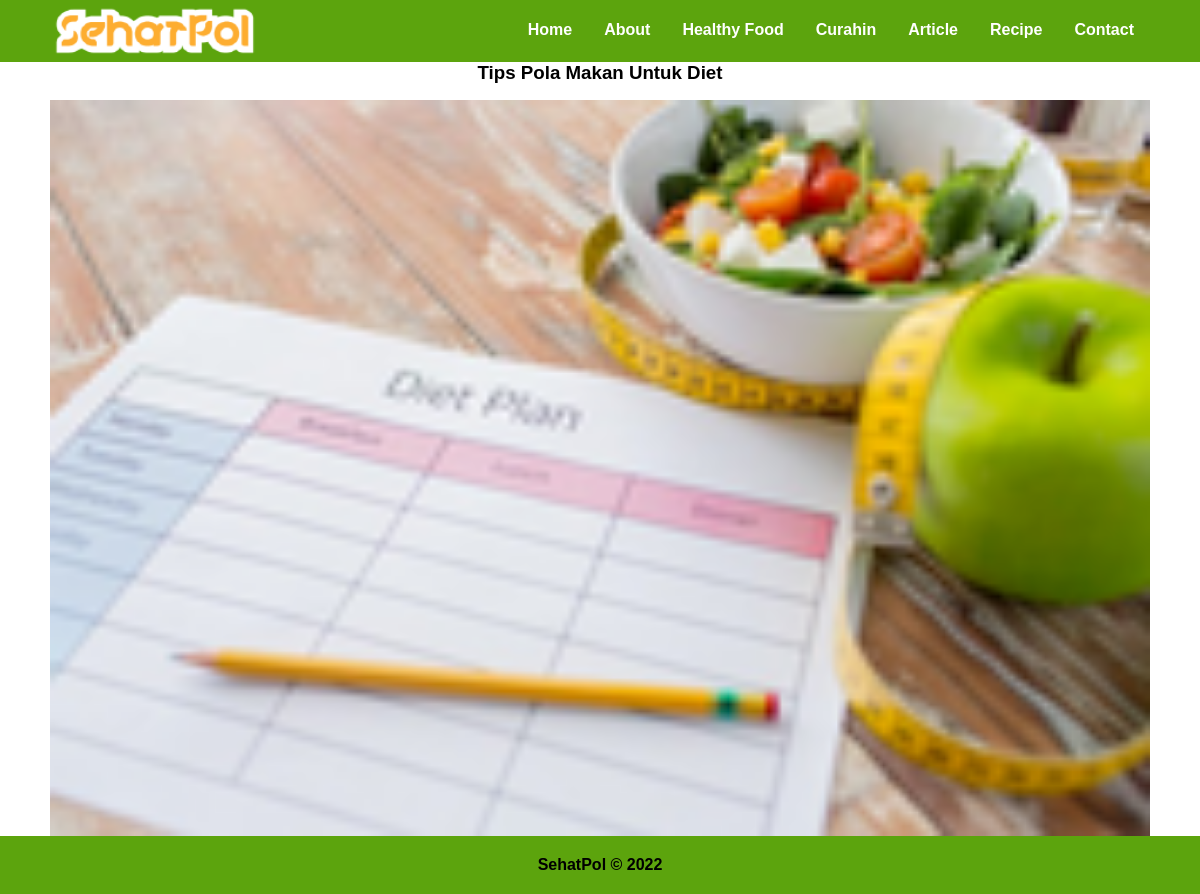
The page /user/detailarticle.php?idA=1 on the database its author committed.
### tables this page shows
CREATE TABLE `artikel` (
  `idA` int(10) NOT NULL,
  `idAdmin` int(10) NOT NULL,
  `Judul` varchar(100) NOT NULL,
  `Gambar` varchar(100) NOT NULL,
  `Tgl` date NOT NULL,
  `Penulis` varchar(50) NOT NULL,
  `Deskripsi` varchar(2000) NOT NULL
);

### user/detailarticle.php (the view, shortened to what this page needs)
<!DOCTYPE html>
<html lang="en">
<head>
    <link rel="stylesheet" href="asset/css/article.css">
</head>
<body>
    <header>
        <nav>
            <div class="wrapper">
                <div class="logo">
                    <a href="index.php">
                        <img src="asset/img/sehatpol-logo.png" style="width: 210px; height: 60px;">
                    </a>
                </div>
                <div class="menu">
                    <ul>
                        <li><a href="index.php">Home</a></li>
                        <li><a href="index.php #about">About</a></li>
                        <li><a href="healthyfood.php">Healthy Food</a></li>
                        <li><a href="curahin.php">Curahin</a></li>
                        <li><a href="article.php">Article</a></li>
                        <li><a href="recipe.php">Recipe</a></li>
                        <li><a href="index.php #contact">Contact</a></li>
                    </ul>
                </div>
            </div>
        </nav>
    </header>
	<div class="wrapper">
        <?php
            include"koneksi.php";
            $query = "SELECT * FROM artikel WHERE idA = '$_GET[idA]'";
            $result = mysqli_query($conn, $query);
            while ($data = mysqli_fetch_array($result)) {
        ?>
		<div>
			<center><h3><?php echo $data["Judul"]; ?></h3></center>
        </div>
        <div>
            <img align="center" src="asset/img/artikel/<?php echo $data['Gambar'];?>" style="width: 100%; height: 100%;">
        </div>
        <?php } ?>
    </div>
	<footer>
        <div class="footer">
            <b><p align="center">SehatPol © 2022</p></b>
        </div>
    </footer>
</body>
</html>

### user/asset/css/article.css (style rules this page uses)
* { text-decoration: none; margin: 0px; padding: 0px; }
body { margin: 0px; padding: 0px; font-family: 'Poppins', sans-serif; }
.wrapper { width: 1100px; margin: auto; position: relative; }
.logo img { float: left; margin-top: 2px; }
.menu { float: right; }
nav { width: 100%; margin: auto; display: flex; line-height: 60px; position: sticky; position: -webkit-sticky; top: 0; background: #5ca40d; }
nav ul { list-style: none; margin: 0; padding: 0; overflow: hidden; }
nav ul li { float: left; }
nav ul li a { color: #ffffff; font-weight: bold; text-align: center; padding: 0px 16px 0px 16px; text-decoration: none; }
img { width: 350px; }
h3 { margin-bottom: 1pc; }
.footer { background: #5CA40D; width:100%; padding: 20px 0 20px 0; }

### rows shown on the page
artikel: Judul "Tips Pola Makan Untuk Diet", Gambar (picture)
